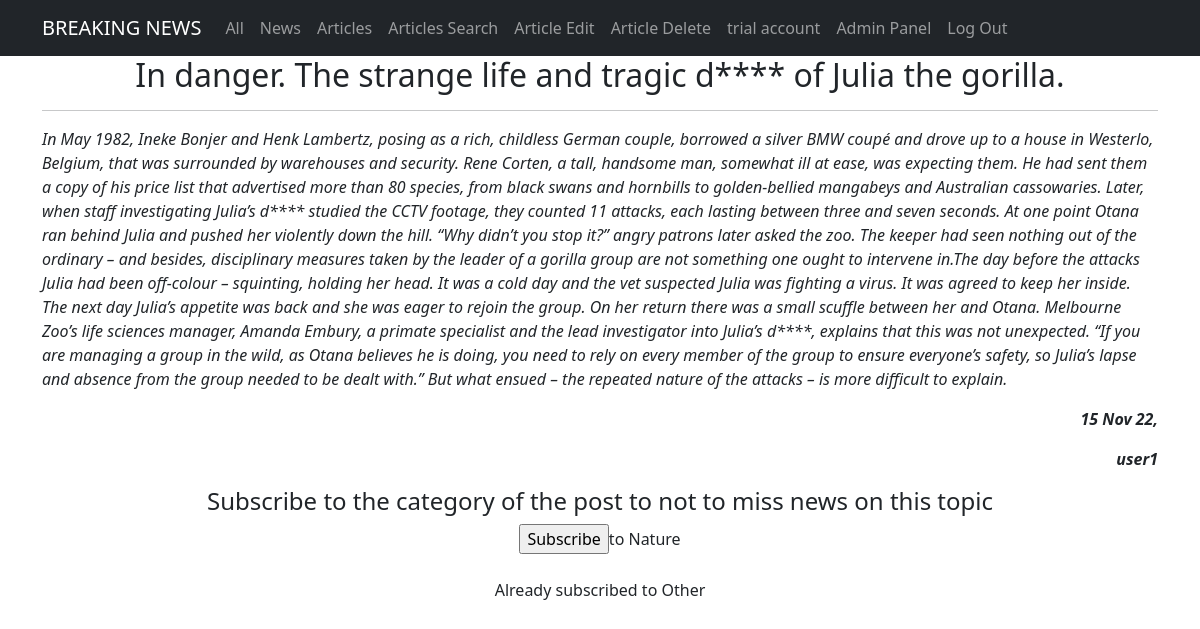
The app's page /articles/1/ (signed in) with its own data.
### newsportal/models.py (models this page shows, shortened)
class Post(models.Model):
    author = models.ForeignKey(Author, on_delete=models.CASCADE)
    type = models.CharField(max_length=2, choices=TYPES, default=news)
    published_date = models.DateTimeField(auto_now_add=True)
    post_title = models.CharField(max_length=100)
    post_text = models.TextField()
    category = models.ManyToManyField(Category, through="PostCategory")
    post_rating = models.IntegerField(default=0)

class Author(models.Model):
    author_rating = models.IntegerField(default=0)
    user = models.OneToOneField(User, on_delete=models.CASCADE)

class Category(models.Model):
    category = models.CharField(unique=True, max_length=100)
    users = models.ManyToManyField(User, through='Subscribers', blank=True)
    def __str__(self):
        return f'{self.category}'

### newsportal/views.py (the view)
class ArticleDetail(PostDetail):
    model = Post
    template_name = 'article.html'
    context_object_name = 'post'
    def get_queryset(self):
        queryset = super().get_queryset()
        self.filterset = PostFilter(self.request.GET, queryset)
        return self.filterset.qs.filter(type="AR")

### newsportal/templatetags/custom_filters.py (called while the page is built)
@register.filter()
def censor(text):
    if isinstance(text, str):
        wordstocensor = ['fool', 'death', 'suffer']
        text = re.split('(\W+)', text)
        for i, j in enumerate(text):
            for k in wordstocensor:
                if k in j.lower():
                    text[i] = text[i][0] + '*'*(len(text[i]) - 1)
        return ''.join(text)
    else:
        raise Exception("This filter is applicable only to the <class 'str'>")

### templates/article.html (shortened to what this page needs)
<!DOCTYPE html>
{% extends 'post.html' %}
{% load custom_filters %}
{% block content2 %}
<li class="nav-item">
  <a class="nav-link" href="/articles/search/">Articles Search</a>
</li>
<li class="nav-item">
  <a class="nav-link" href="/articles/{{post.pk}}/edit">Article Edit</a>
</li>
<li class="nav-item">
  <a class="nav-link" href="/articles/{{post.pk}}/delete">Article Delete</a>
</li>
{% endblock content2 %}
{% block content %}
<h2>{{ post.post_title|censor }}</h2>
<hr>
<p style="text-align: left;"><em>{{ post.post_text|censor }}</em></p>
<p style="text-align: right;"><em><strong>{{ post.published_date|date:'d M y' }},</strong></em></p>
<p style="text-align: right;"><em><strong>{{ post.author.user.username }}</strong></em></p>
{% endblock content %}

### templates/post.html (shortened to what this page needs)
<!DOCTYPE html>
{% extends 'flatpages/default.html' %}
{% load custom_filters %}
{% block sub %}
<h4>Subscribe to the category of the post to not to miss news on this topic</h4>
{% for category in post.category.all %}
{% if category not in request.user.category_set.all %}
<form method="post" action="/subscribe/">
    <input type="submit" value="Subscribe">to {{category}}
</form>
{% else %}
Already subscribed to {{ category }}
{% endif %}
<br>
{% endfor %}
{% endblock sub %}

### templates/flatpages/default.html (shortened to what this page needs)
<!DOCTYPE html>
<html lang="en">
    <head>
        {% load static %}
        <link href="{% static 'css/styles.css' %}" rel="stylesheet" />
    </head>
    <body>
        <nav class="navbar navbar-expand-lg navbar-dark bg-dark static-top">
            <div class="container">
                <a class="navbar-brand" href="#">BREAKING NEWS</a>
                <div class="collapse navbar-collapse" id="navbarResponsive">
                    <ul class="navbar-nav ml-auto">
                        {% block view %}
                        <li class="nav-item active">
                            <a class="nav-link" href="/">All</a>
                        </li>
                        <li class="nav-item">
                            <a class="nav-link" href="/news/">News</a>
                        </li>
                        <li class="nav-item">
                            <a class="nav-link" href="/articles/">Articles</a>
                        </li>
                        {% endblock view %}
                        {% block content2 %}
                        {% endblock content2 %}
                        {% block account %}
                        <li class="nav-item">
                            <a class="nav-link" href="/account/">{{ request.user.username }} account</a>
                        </li>
                        {% endblock account %}
                        <li class="nav-item">
                            <a class="nav-link" href="/admin/">Admin Panel</a>
                        </li>
                        {% block blogout %}
                        <li class="nav-item">
                            <a class="nav-link" href="/sign/logout/">Log Out</a>
                        </li>
                        {% endblock blogout %}
                    </ul>
                </div>
            </div>
        </nav>
        <div class="container">
            <div class="row">
                <div class="col-lg-12 text-center">
                    {% block content %}{% endblock content %}
                    {% block sub %}
                    {% endblock sub %}
                </div>
            </div>
        </div>
    </body>
</html>

### records on screen
Post: post_title|censor "In danger. The strange life and tragic d**** of Julia the gorilla.", post_text|censor "In May 1982, Ineke Bonjer and Henk Lambertz, posing as a rich, childless German couple, borrowed a silver BMW coupé and drove up to a house in Westerlo, Belgium, that was surrounded by warehouses and security. Rene Corten, a tall, handsome man, somewhat ill at ease, was expecting them. He had sent them a copy of his price list that advertised more than 80 species, from black swans and hornbills to golden-bellied mangabeys and Australian cassowaries. Later, when staff investigating Julia’s d**** studied the CCTV footage, they counted 11 attacks, each lasting between three and seven seconds. At one point Otana ran behind Julia and pushed her violently down the hill. “Why didn’t you stop it?”…", published_date "15 Nov 22", author.user.username "user1"
Category: category "Nature"
Category: category "Other"

### other values on screen
{{ request.user.username }} "trial"
